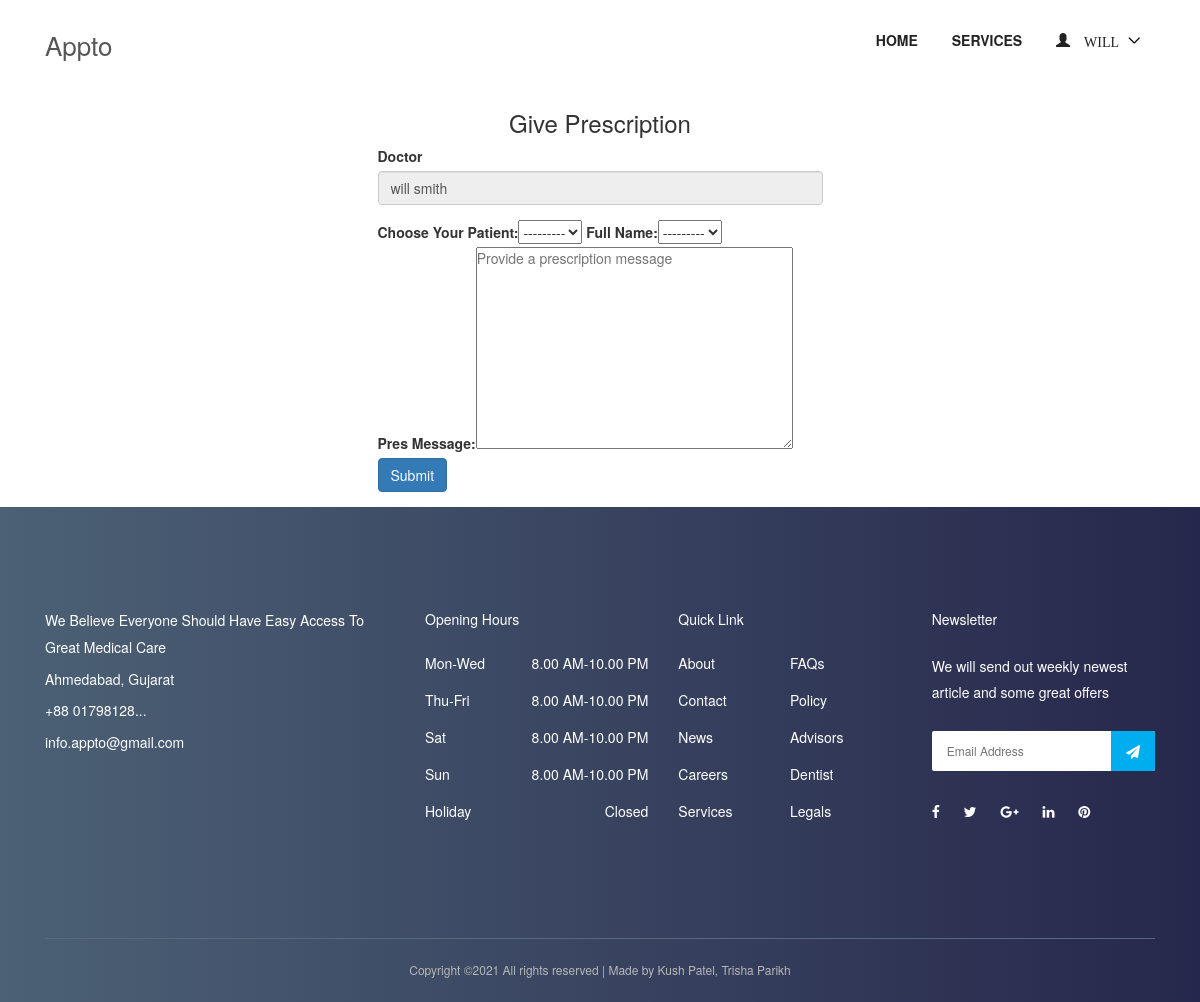
The app's page /doctor/giveprescription (signed in), older data.
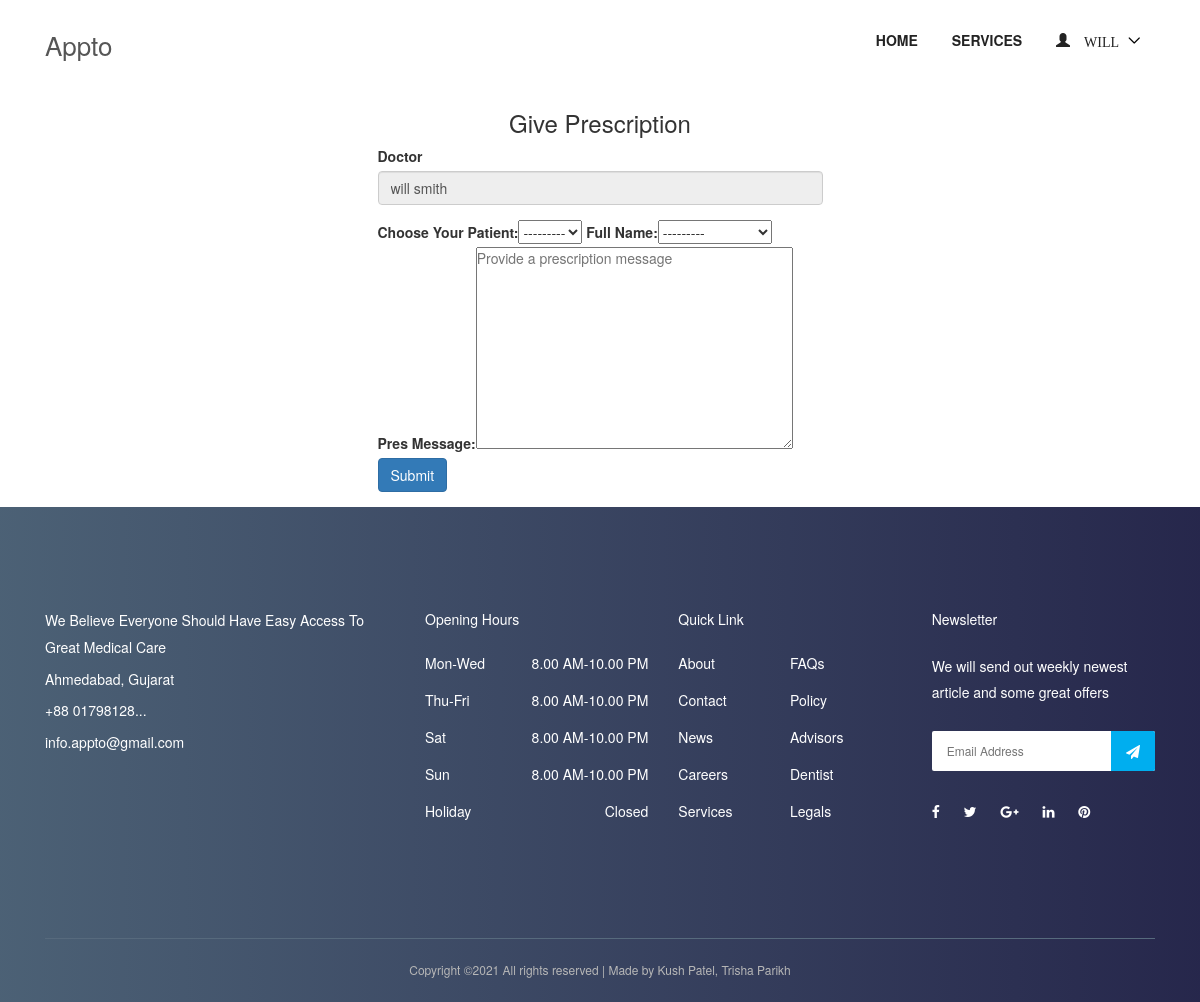
The same page, newer data.
### accounts/models.py (models this page shows, shortened)
class User(AbstractUser):
    username = None
    role = models.CharField(max_length=12, error_messages={
        'required': "Role must be provided"
    })
    gender = models.CharField(max_length=10, blank=True, null=True, default="")
    email = models.EmailField(unique=True, blank=False,
                              error_messages={
                                  'unique': "A user with that email already exists.",
                              })
    phone_number = models.CharField(unique=True, blank=True, null=True, max_length=10,
                                    error_messages={
                                        'unique': "A user with that phone number already exists."
                                    })
    USERNAME_FIELD = "email"
    REQUIRED_FIELDS = []
    objects = UserManager()

### appointment/models.py (models this page shows)
class Appointment(models.Model):
    user = models.ForeignKey(User,null=True,blank=True, on_delete=models.CASCADE)
    full_name = models.CharField(max_length=100)
    image = models.ImageField(upload_to='doc_pro_pic', default='../media/doctor.jpg')
    location = models.CharField(max_length=100)
    start_time = models.CharField(max_length=10)
    end_time = models.CharField(max_length=10)
    qualification_name = models.CharField(max_length=100)
    institute_name = models.CharField(max_length=100)
    hospital_name = models.CharField(max_length=100)
    department = models.CharField(choices=department, max_length=100)
    created_at = models.DateTimeField(default=timezone.now)
    def __str__(self):
        return self.full_name

### appointment/views.py (the view, shortened to what this page needs)
# urls.py: path('doctor/giveprescription', GivePrescriptionView.as_view(), name='give_prescription'),
class GivePrescriptionView(CreateView):
    template_name = 'appointment/give_prescription.html'
    form_class = PrescriptionForm
    extra_context = {
        'title': 'Give Prescription'
    }
    success_url = reverse_lazy('appointment:home')
    @method_decorator(login_required(login_url=reverse_lazy('accounts:login')))
    def dispatch(self, request, *args, **kwargs):
        if not self.request.user.is_authenticated:
            return reverse_lazy('accounts:login')
        if self.request.user.is_authenticated and self.request.user.role != 'doctor':
            return reverse_lazy('accounts:login')
        return super().dispatch(self.request, *args, **kwargs)

### appointment/forms.py (shortened to what this page needs)
class PrescriptionForm(forms.ModelForm):
    def __init__(self, *args, **kwargs):
        super(PrescriptionForm, self).__init__(*args, **kwargs)
        self.fields['appointment'].label = "Choose Your Patient"
        self.fields['full_name'].label = "Full Name"
        self.fields['pres_message'].label = "Pres Message"
        self.fields['appointment'].widget.attrs.update(
            {
                'placeholder': 'Choose Your Patient',
            }
        )
        self.fields['full_name'].widget.attrs.update(
            {
                'placeholder': 'Write Your Name',
            }
        )
        self.fields['pres_message'].widget.attrs.update(
            {
                'placeholder': 'Provide a prescription message',
            }
        )
    class Meta:
        model = PatientPrescription
        fields = ['appointment', 'full_name', 'pres_message']

### templates/appointment/give_prescription.html (shortened to what this page needs)
{% extends 'base.html' %}
{% load bootstrap %}
{% block content %}
<div class="container">
<div class="row justify-content-center">
                <div class="col-lg-5 mb-5 mb-lg-0">
                    <center> <h3>Give Prescription </h3></center>
                    <form action="" method="POST" >{% csrf_token %}
                        <div class="form-group">
                            <label for="doctor">Doctor</label>
                            <input type="text" name="doctor" class="form-control" value="{{ request.user.first_name }} {{ request.user.last_name }}" disabled>
                        </div>
                        {{ form|bootstrap }}
                        <div class="row form-group">
                            <div class="col-md-12">
                                <input type="submit" value="Submit" class="btn btn-primary btn-md text-white">
                            </div>
                        </div>
                    </form>
                </div>
            </div>
        </div>
{% endblock %}

### templates/base.html (shortened to what this page needs)
{% load static %}
<!DOCTYPE html>
<html lang="en">
<head>
  <link rel="stylesheet" href="{% static 'style.css' %}">
<link rel="stylesheet" href="https://maxcdn.bootstrapcdn.com/bootstrap/3.3.7/css/bootstrap.min.css">
</head>
<body>
   {% include 'nav.html' %}
      {% block content %}
  {% endblock  %}
  <footer class="footer-area bg-img bg-gradient-overlay">
    <div class="container">
      <div class="row">
        <div class="col-12 col-sm-6 col-lg-4">
          <div class="single-footer-widget">
            <div class="footer-contact">
                 <p> We Believe Everyone Should Have Easy Access To Great Medical Care</p>
              <p> Ahmedabad, Gujarat</p>
              <p> +88 01798128...</p>
              <p> info.appto@gmail.com</p>
            </div>
          </div>
        </div>
        <div class="col-12 col-sm-6 col-lg">
          <div class="single-footer-widget">
            <h5 class="widget-title">Opening Hours</h5>
            <ul class="opening-hours">
              <li><span>Mon-Wed</span> <span>8.00 AM-10.00 PM</span></li>
              <li><span>Thu-Fri</span> <span>8.00 AM-10.00 PM</span></li>
              <li><span>Sat</span> <span>8.00 AM-10.00 PM</span></li>
              <li><span>Sun</span> <span>8.00 AM-10.00 PM</span></li>
              <li><span>Holiday</span> <span>Closed</span></li>
            </ul>
          </div>
        </div>
        <div class="col-12 col-sm-6 col-lg">
          <div class="single-footer-widget">
            <h5 class="widget-title">Quick Link</h5>
            <nav>
              <ul class="quick-links">
                <li><a href="#">About</a></li>
                <li><a href="#">FAQs</a></li>
                <li><a href="#">Contact</a></li>
                <li><a href="#">Policy</a></li>
                <li><a href="#">News</a></li>
                <li><a href="#">Advisors</a></li>
                <li><a href="#">Careers</a></li>
                <li><a href="#">Dentist</a></li>
                <li><a href="#">Services</a></li>
                <li><a href="#">Legals</a></li>
              </ul>
            </nav>
          </div>
        </div>
        <div class="col-12 col-sm-6 col-lg">
          <div class="single-footer-widget">
            <h5 class="widget-title">Newsletter</h5>
            <p>We will send out weekly newest article and some great offers</p>
            <div class="footer-newsletter-form">
              <form action="#" method="post">
                <input type="email" name="nl-email" value="" placeholder="Email Address">
                <button type="submit"><i class="fa fa-paper-plane" aria-hidden="true"></i></button>
              </form>
            </div>
            <div class="footer-social-info">
              <a href="#" data-toggle="tooltip" data-placement="top" title="Facebook"><i class="fa fa-facebook"></i></a>
              <a href="#" data-toggle="tooltip" data-placement="top" title="Twitter"><i class="fa fa-twitter"></i></a>
              <a href="#" data-toggle="tooltip" data-placement="top" title="Google Plus"><i class="fa fa-google-plus"></i></a>
              <a href="#" data-toggle="tooltip" data-placement="top" title="Linkedin"><i class="fa fa-linkedin"></i></a>
              <a href="#" data-toggle="tooltip" data-placement="top" title="Pinterest"><i class="fa fa-pinterest"></i></a>
            </div>
          </div>
        </div>
      </div>
    </div>
    <div class="container">
      <div class="row">
        <div class="col-12">
          <div class="copywrite-content">
            <p>
Copyright &copy;<script>document.write(new Date().getFullYear());</script> All rights reserved | Made by Kush Patel, Trisha Parikh
</p>
          </div>
        </div>
      </div>
    </div>
  </footer>
</body>
</html>

### templates/nav.html (shortened to what this page needs)
{% load static %}
<header class="header-area">
    <div class="main-header-area">
        <div class="classy-nav-container breakpoint-off">
            <div class="container">
                <nav class="classy-navbar justify-content-between" id="dentoNav">
                    <a class="nav-brand" href="{% url 'appointment:home' %}">Appto
                    </a>
                    <div class="classy-menu">
                        <div class="classynav">
                            <ul id="nav">
                                <li><a href="{% url 'appointment:home' %}">Home</a></li>
                                <li><a href="{% url 'appointment:service' %}">Services</a></li>
                                {% if request.user.is_authenticated and request.user.role == 'doctor' %}
                                    <li>
                                        <a href="">
                                            <span class="glyphicon glyphicon-user">
                                                    {{ request.user.first_name }}
                                            </span>
                                        </a>
                                    </li>
                                {% endif %}
                            </ul>
                        </div>
                    </div>
                </nav>
            </div>
        </div>
    </div>
</header>

### static/style.css (style rules this page uses)
* { margin: 0; padding: 0; }
body { font-family: "Montserrat", sans-serif; font-weight: 400; font-size: 14px; }
h1, h2, h3, h4, h5, h6 { font-family: "Montserrat", sans-serif; color: #333333; line-height: 1.4; font-weight: 600; }
a, a:active, a:focus, a:hover { color: #333333; text-decoration: none; -webkit-transition-duration: 500ms; -o-transition-duration: 500ms; transition-duration: 500ms; outline: none; }
li { list-style: none; }
p { line-height: 1.9; color: #707070; font-size: 14px; font-weight: 400; }
ul { margin: 0; padding: 0; }
ul li { margin: 0; padding: 0; }
.bg-gradient-overlay { position: relative; z-index: 1; }
.bg-gradient-overlay::after { position: absolute; content: ""; height: 100%; width: 100%; top: 0; left: 0; z-index: -1; background: #2c455d; background: -webkit-linear-gradient(to right, #2c455d, #00012c); background: linear-gradient(to right, #2c455d, #00012c); opacity: 0.85; }
.bg-img { background-position: center center; background-size: cover; background-repeat: no-repeat; }
.header-area { position: relative; z-index: 599; width: 100%; -webkit-transition-duration: 500ms; -o-transition-duration: 500ms; transition-duration: 500ms; }
.classy-nav-container { background-color: transparent; }
.classy-nav-container .classy-navbar { height: 90px; padding: 0; }
.classy-nav-container .classy-navbar .classynav ul li a { padding: 0 15px; font-weight: 600; font-size: 14px; text-transform: uppercase; }
.footer-area { position: relative; z-index: 1; padding-top: 100px; }
.single-footer-widget { position: relative; z-index: 1; margin-bottom: 100px; }
.single-footer-widget .widget-title { color: #ffffff; margin-top: 5px; margin-bottom: 25px; display: block; }
.single-footer-widget p { color: #ffffff; }
.single-footer-widget .footer-contact { position: relative; z-index: 1; }
.single-footer-widget .footer-contact p { margin-bottom: 5px; font-size: 14px; }
.single-footer-widget .footer-contact p:last-child { margin-bottom: 0; }
.single-footer-widget .opening-hours { position: relative; z-index: 1; }
.single-footer-widget .opening-hours li { display: -webkit-box; display: -ms-flexbox; display: flex; -webkit-box-pack: justify; -ms-flex-pack: justify; justify-content: space-between; color: #ffffff; margin-bottom: 17px; font-size: 14px; }
.single-footer-widget .opening-hours li:last-child { margin-bottom: 0; }
.single-footer-widget .quick-links { position: relative; z-index: 1; display: -webkit-box; display: -ms-flexbox; display: flex; -webkit-box-pack: justify; -ms-flex-pack: justify; justify-content: space-between; -ms-flex-wrap: wrap; flex-wrap: wrap; }
.single-footer-widget .quick-links li { -webkit-box-flex: 0; -ms-flex: 0 0 50%; flex: 0 0 50%; max-width: 50%; width: 50%; }
.single-footer-widget .quick-links li a { color: #ffffff; margin-bottom: 17px; display: block; }
.single-footer-widget .quick-links li:last-child a { margin-bottom: 0; }
.single-footer-widget .footer-newsletter-form { position: relative; z-index: 1; margin-bottom: 30px; margin-top: 25px; }
.single-footer-widget .footer-newsletter-form input { width: 100%; height: 40px; background-color: #ffffff; border-radius: 2px; border: none; font-size: 12px; padding: 0 15px; }
.single-footer-widget .footer-newsletter-form button { width: auto; padding: 0 15px; background-color: #00aeef; color: #ffffff; border: none; border-radius: 0 2px 2px 0; line-height: 40px; height: 40px; cursor: pointer; position: absolute; top: 0; right: 0; z-index: 10; -webkit-transition-duration: 500ms; -o-transition-duration: 500ms; transition-duration: 500ms; }
.single-footer-widget .footer-social-info a { display: inline-block; color: #ffffff; margin-right: 20px; }
.copywrite-content { position: relative; z-index: 1; border-top: 1px solid #576a7d; padding: 20px 0; text-align: center; }
.copywrite-content p { font-size: 12px; color: #b7b7b7; margin-bottom: 0; }

Row changes from the older to the newer data that the page shows:
added Appointment: full_name "---------"
Text that changed along with them:
form field full_name: "---------" → (not shown)
